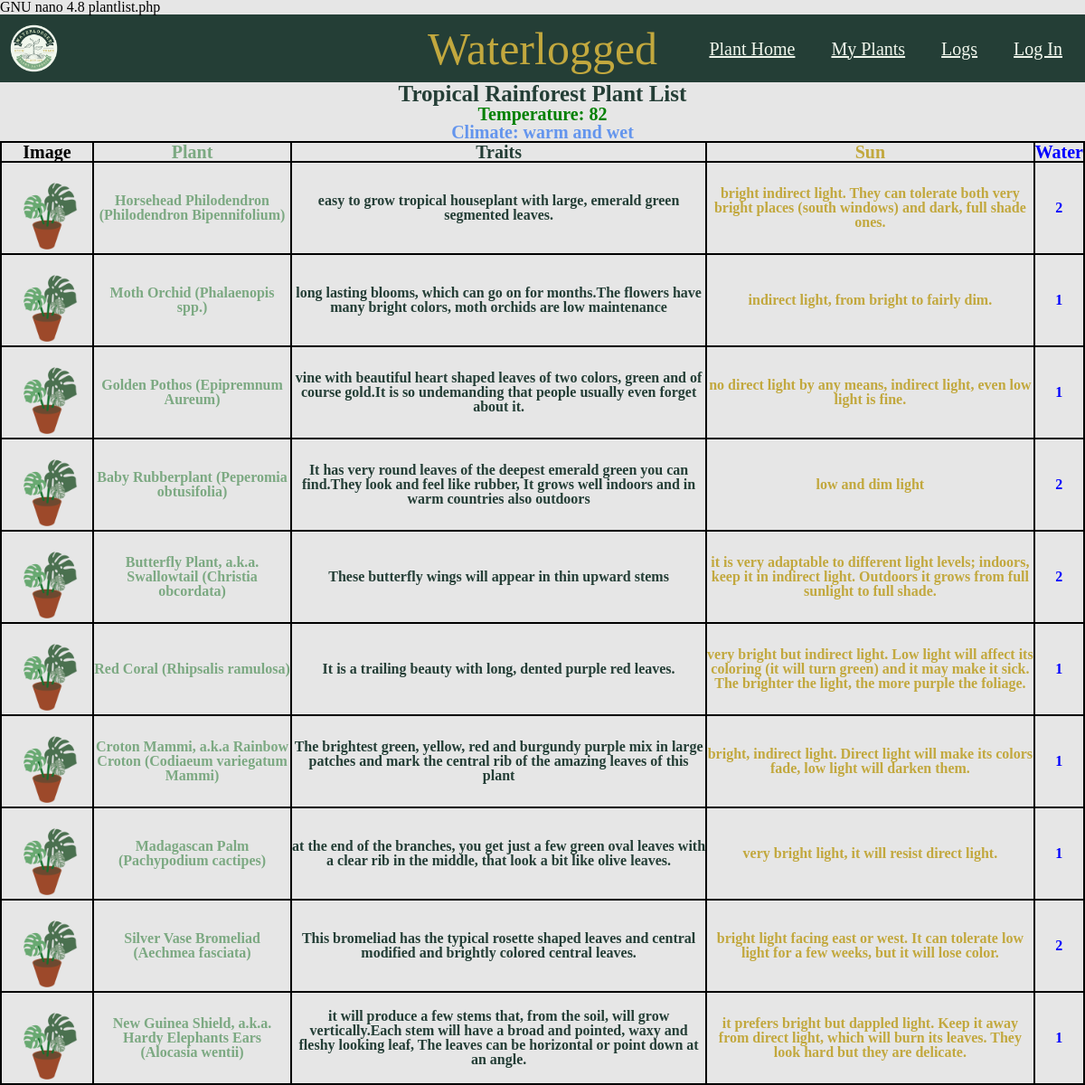
Screenshot of /html/plantlist.php?location_id=1 with the database file from the repository.
### tables this page shows
CREATE TABLE `locations` (
  `id` int NOT NULL,
  `name` varchar(255) DEFAULT NULL,
  `temperature` int DEFAULT NULL,
  `climate` varchar(255) DEFAULT NULL,
  PRIMARY KEY (`id`)
);

CREATE TABLE images (
    plant_id INT NULL,
    location_id INT NULL,
    path VARCHAR(255) NOT NULL,
    CONSTRAINT fk_plant FOREIGN KEY (plant_id) REFERENCES plants(id),
    CONSTRAINT fk_location FOREIGN KEY (location_id) REFERENCES locations(id),
    CONSTRAINT chk_images CHECK ((plant_id IS NOT NULL AND location_id IS NULL) OR (plant_id IS NULL AND location_id IS NOT NULL))
);

CREATE TABLE `plants` (
  `id` int NOT NULL,
  `name` varchar(225) DEFAULT NULL,
  `traits` mediumtext DEFAULT NULL,
  `sun` varchar(255) DEFAULT NULL,
  `water_freq_weekly` varchar(255) DEFAULT NULL,
  `location_id` int,  
  PRIMARY KEY (`id`),
  CONSTRAINT `location_id_fk` FOREIGN KEY (`location_id`) REFERENCES `locations` (`id`)  
  );

### html/plantlist.php (the view, shortened to what this page needs)
<?php
    $servername = "localhost";
    $username = "cof";
    $password = "cOwmoo1324!";
    $dbname = "waterlogged";
    $conn = new mysqli($servername, $username, $password, $dbname);
    $location_id = 0;
    $locationName = "";
    $locationTemperature = "";
    $locationClimate = "";
    if (isset($_GET['location_id']) && is_numeric($_GET['location_id'])) {
        $location_id = $conn->real_escape_string($_GET['location_id']);
    }
    $sql = "SELECT
    l.id as location_id,
    l.name as location_name,
    l.temperature,
    l.climate,
    p.id,
    p.name,
    p.traits,
    p.sun,
    p.water_freq_weekly,
    images.path
    FROM plants as p
    join images on p.id = images.plant_id
    join locations as l on p.location_id = l.id
    where p.location_id = $location_id;";
    $result = $conn->query($sql);
    if ($result->num_rows > 0) {
        $firstRow = $result->fetch_assoc();
        $locationName = $firstRow["location_name"];
        $locationTemperature = $firstRow["temperature"];
        $locationClimate = $firstRow["climate"];
        $result->data_seek(0);
    }
?>
<!DOCTYPE html>
<html lang="en">
<head>
    <link rel="stylesheet" href="../css/mainStyle.css" />
</head>
<body>
    <nav class="nav-links">
        <div class="logo">
        <a href="../index.php">
            <img src="../images/Waterlogged_Logo.png" alt="Waterlogged Logo" id="logo"/>
                </a>
        </div>
        <div class="please"style="position: absolute; left: 50%; transform: translateX(-50%);">Waterlogged</div>
        <ul>
            <li><a href="../index.php">Plant Home</a></li>
            <li><a href="./myPlants.php">My Plants</a></li>
            <li><a href="./logs.php">Logs</a></li>
            <li><a href="./users.php">Log In</a></li>
        </ul>
    </nav>
    <div class ="header-plant-list">
    <h1 class="top-header-PL"><?php echo htmlspecialchars($locationName); ?> Plant List</h1>
    <p class="temperature">Temperature: <?php echo htmlspecialchars($locationTemperature); ?></p>
    <p class="climate">Climate: <?php echo htmlspecialchars($locationClimate); ?></p>
</div>
    <table style=" table-layout: fixed;">
    <tr>
        <th style="border: 2px solid black;color:light green;font-weight:bold;font-size: 20px;">Image</th>
        <th style="border: 2px solid black;color:#7CA982;font-weight:bold;font-size: 20px;">Plant</th>
        <th style="border: 2px solid black;color:#243E36;;font-weight:bold;font-size: 20px;">Traits</th>
        <th style="border: 2px solid black;color:#C2A83E;font-weight:bold;font-size: 20px;">Sun</th>
        <th style="border: 2px solid black;color:blue;font-weight:bold;font-size: 20px;">Water</th>
    </tr>
    <?php if ($result->num_rows > 0): ?>
            <?php while($row = $result->fetch_assoc()): ?>
                <tr>
                    <td style='border: 2px solid black;'>
                        <img src="../<?php echo htmlspecialchars($row['path']); ?>" alt="<?php echo htmlspecialchars($row['name']); ?>" style="width:100px;height:auto;">
                    </td>
                    <td style='border: 2px solid black;color:#7CA982;font-weight:bold;'><?php echo htmlspecialchars($row["name"]); ?></td>
                    <td style='border: 2px solid black;color:#243E36;font-weight:bold;'><?php echo htmlspecialchars($row["traits"]); ?></td>
                    <td style='border: 2px solid black;color:#C2A83E;font-weight:bold;'><?php echo htmlspecialchars($row["sun"]); ?></td>
                    <td style='border: 2px solid black;color:blue;font-weight:bold;'><?php echo htmlspecialchars($row["water_freq_weekly"]); ?></td>
                </tr>
            <?php endwhile; ?>
        <?php else: ?>
            <tr><td colspan='5' style='border: 2px solid black;'>0 results</td></tr>
        <?php endif; ?>
    </table>
</body>
</html>

### css/mainStyle.css (style rules this page uses)
html, body, div, span, applet, object, iframe, h1, h2, h3, h4, h5, h6, p, blockquote, pre, a, abbr, acronym, address, big, cite, code, del, dfn, em, img, ins, kbd, q, s, samp, small, strike, strong, sub, sup, tt, var, b, u, i, center, dl, dt, dd, ol, ul, li, fieldset, form, label, legend, table, caption, tbody, tfoot, thead, tr, th, td, article, aside, canvas, details, embed, figure, figcaption, footer, header, hgroup, menu, nav, output, ruby, section, summary, time, mark, audio, video { margin: 0; padding: 0; border: 0; font-size: 100%; font: inherit; vertical-align: baseline; }
article, aside, details, figcaption, figure, footer, header, hgroup, menu, nav, section { display: block; }
body { line-height: 1; }
ol, ul { list-style: none; }
table { border-collapse: collapse; border-spacing: 0; }
* { margin: 0; padding: 0; }
body { background-color: #e6e6e6; }
.please { font-size: 50px; color: #c2a83e; }
nav { display: flex; justify-content: space-between; align-items: center; background-color: #243e36; }
.nav-links { display: flex; list-style: none; font-size: 20px; }
.nav-links li { display: inline-block; padding-right: 25px; margin-left: 10px; }
.nav-links a { color: #f1f7ed; }
#logo { height: 75px; }
.header-plant-list { text-align: center; }
.top-header-PL { color: #243e36; font-weight: bold; font-size: 25px; }
.temperature { color: green; font-weight: bold; font-size: 20px; }
.climate { color: cornflowerblue; font-weight: bold; font-size: 20px; }
td, th { text-align: center; vertical-align: middle; }

### rows the page displays
locations: name "Tropical Rainforest", temperature "82", climate "warm and wet"
images: path (picture), plant.name "Horsehead Philodendron (Philodendron Bipennifolium)", plant.traits "easy to grow tropical houseplant with large, emerald green segmented leaves.", plant.sun "bright indirect light. They can tolerate both very bright places (south windows) and dark, full shade ones.", plant.water_freq_weekly "2"
images: path (picture), plant.name "Moth Orchid (Phalaenopis spp.)", plant.traits "long lasting blooms, which can go on for months.The flowers have many bright colors, moth orchids are low maintenance", plant.sun "indirect light, from bright to fairly dim.", plant.water_freq_weekly "1"
images: path (picture), plant.name "Golden Pothos (Epipremnum Aureum)", plant.traits "vine with beautiful heart shaped leaves of two colors, green and of course gold.It is so undemanding that people usually even forget about it.", plant.sun "no direct light by any means, indirect light, even low light is fine.", plant.water_freq_weekly "1"
images: path (picture), plant.name "Baby Rubberplant (Peperomia obtusifolia)", plant.traits "It has very round leaves of the deepest emerald green you can find.They look and feel like rubber, It grows well indoors and in warm countries also outdoors", plant.sun "low and dim light", plant.water_freq_weekly "2"
images: path (picture), plant.name "Butterfly Plant, a.k.a. Swallowtail (Christia obcordata)", plant.traits "These butterfly wings will appear in thin upward stems", plant.sun "it is very adaptable to different light levels; indoors, keep it in indirect light. Outdoors it grows from full sunlight to full shade.", plant.water_freq_weekly "2"
images: path (picture), plant.name "Red Coral (Rhipsalis ramulosa)", plant.traits "It is a trailing beauty with long, dented purple red leaves.", plant.sun "very bright but indirect light. Low light will affect its coloring (it will turn green) and it may make it sick. The brighter the light, the more purple the foliage.", plant.water_freq_weekly "1"
images: path (picture), plant.name "Croton Mammi, a.k.a Rainbow Croton (Codiaeum variegatum Mammi)", plant.traits "The brightest green, yellow, red and burgundy purple mix in large patches and mark the central rib of the amazing leaves of this plant", plant.sun "bright, indirect light. Direct light will make its colors fade, low light will darken them.", plant.water_freq_weekly "1"
images: path (picture), plant.name "Madagascan Palm (Pachypodium cactipes)", plant.traits "at the end of the branches, you get just a few green oval leaves with a clear rib in the middle, that look a bit like olive leaves.", plant.sun "very bright light, it will resist direct light.", plant.water_freq_weekly "1"
images: path (picture), plant.name "Silver Vase Bromeliad (Aechmea fasciata)", plant.traits "This bromeliad has the typical rosette shaped leaves and central modified and brightly colored central leaves.", plant.sun "bright light facing east or west. It can tolerate low light for a few weeks, but it will lose color.", plant.water_freq_weekly "2"
images: path (picture), plant.name "New Guinea Shield, a.k.a. Hardy Elephants Ears (Alocasia wentii)", plant.traits "it will produce a few stems that, from the soil, will grow vertically.Each stem will have a broad and pointed, waxy and fleshy looking leaf, The leaves can be horizontal or point down at an angle.", plant.sun "it prefers bright but dappled light. Keep it away from direct light, which will burn its leaves. They look hard but they are delicate.", plant.water_freq_weekly "1"
